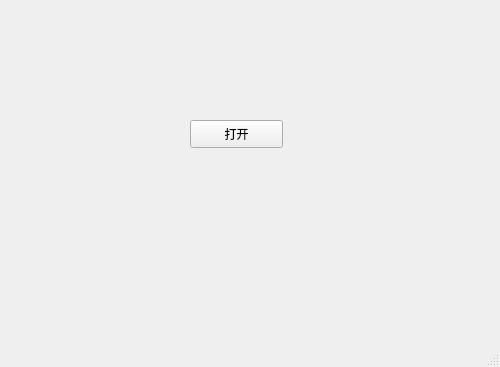
<?xml version="1.0" encoding="UTF-8"?>
<ui version="4.0">
 <class>MainWindow</class>
 <widget class="QMainWindow" name="MainWindow">
  <property name="geometry">
   <rect>
    <x>0</x>
    <y>0</y>
    <width>500</width>
    <height>367</height>
   </rect>
  </property>
  <property name="windowTitle">
   <string>MainWindow</string>
  </property>
  <widget class="QWidget" name="centralwidget">
   <widget class="QPushButton" name="pushButton">
    <property name="geometry">
     <rect>
      <x>190</x>
      <y>120</y>
      <width>93</width>
      <height>28</height>
     </rect>
    </property>
    <property name="text">
     <string>打开</string>
    </property>
   </widget>
  </widget>
  <widget class="QMenuBar" name="menubar">
   <property name="geometry">
    <rect>
     <x>0</x>
     <y>0</y>
     <width>500</width>
     <height>26</height>
    </rect>
   </property>
  </widget>
  <widget class="QStatusBar" name="statusbar"/>
 </widget>
 <resources/>
 <connections/>
</ui>
